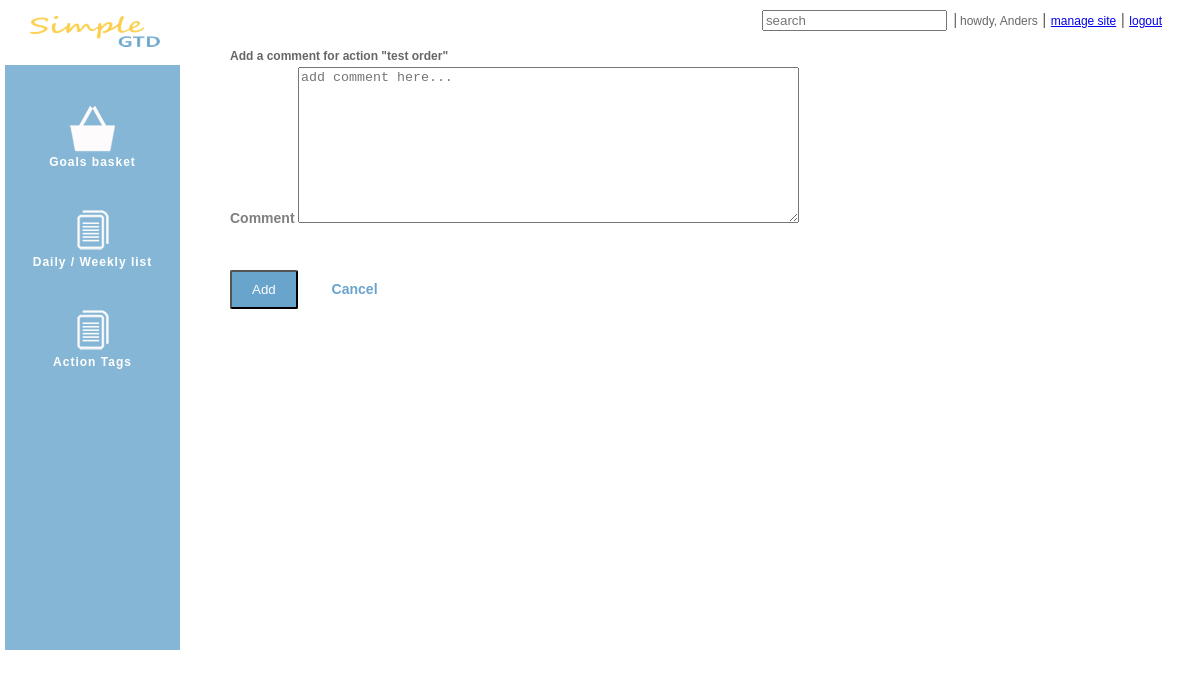
The app's page /action/29/comments/ (signed in), older data.
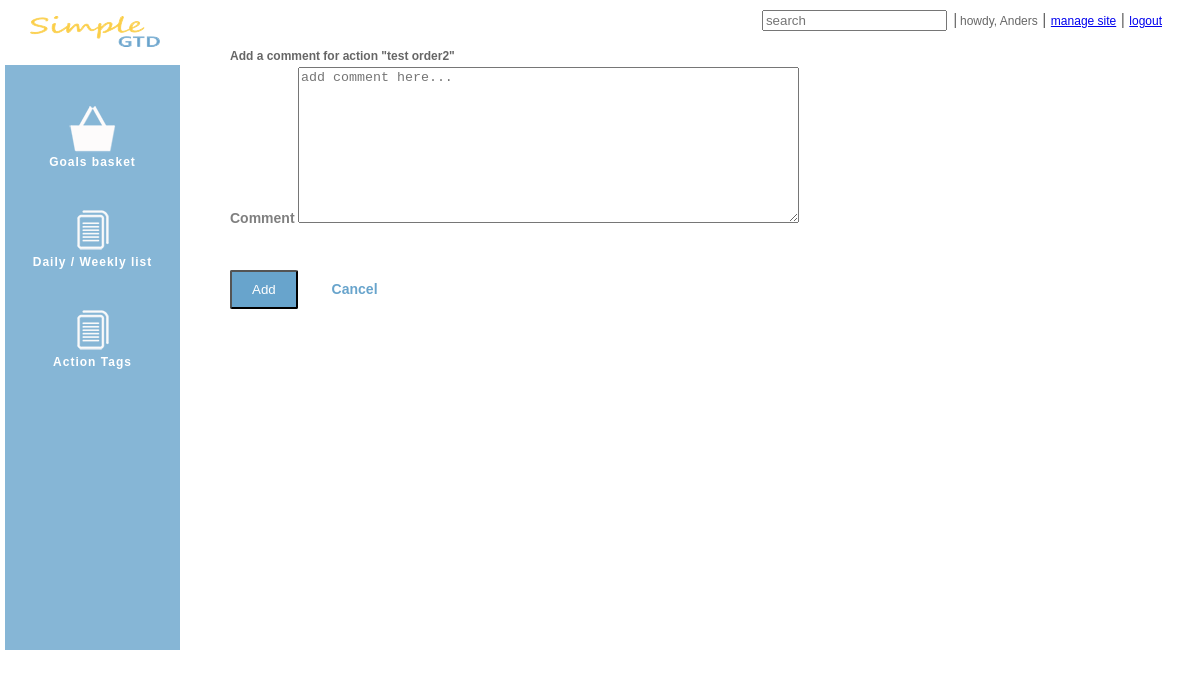
The same page, newer data.
### simgtd/models.py (models this page shows, shortened)
class Action(models.Model):
    subject = models.CharField(max_length=200)
    memo = models.TextField(max_length=1000, blank=True)
    hours = models.PositiveSmallIntegerField(default=0)
    minutes = models.PositiveSmallIntegerField(default=0)
    start_date = models.DateTimeField(null=True, blank=True)
    due_date = models.DateTimeField(null=True, blank=True)
    created_date = models.DateTimeField(editable=False, default=datetime.datetime.now)
    created_by = models.ForeignKey(User, default=Constants.user_admin)
    completed_date = models.DateTimeField(editable=False, null=True)
    week_offset = models.PositiveSmallIntegerField(default=0, null=True, blank=True)
    days = models.CharField(max_length=50, null=True, blank=True)
    status = models.ForeignKey(Status, default=Constants.status_not_started)
    goal = models.ForeignKey(Goal, null=True, blank=True)
    tags = TaggableManager()

### simgtd/views.py (the view)
# urls.py: url(r'^action/(?P<aid>\d+)/comments/$', views.action_comments),
@login_required
def action_comments(request, aid):
    action = user_actions(request).get(id=int(aid))
    return render_to_response('simgtd/action_comments.html',
                              RequestContext(request, {'action': action}))

### simgtd/views.py (called while the page is built)
def user_id(request):
    return request.user.id

def user_actions(request):
    return Action.objects.filter(created_by_id=user_id(request))

### templates/simgtd/action_comments.html (shortened to what this page needs)
{% extends "base.html" %}
{% block content %}
    <form action="/action/{{ action.id }}/new_comment" method="post">
        <div>
            <h2>Add a comment for action "{{ action.subject }}"</h2>
            <div class="field">
                <label class="field_label" for="comment">Comment</label>
                <textarea id="comment" name="comment" placeholder="add comment here..." rows="10" cols="60"></textarea>
            </div>
            <div class="field_button">
                <input type="submit" class="save" value="Add">
                <a href="/action/list" class="cancel">Cancel</a>
            </div>
        </div>
    </form>
{% endblock %}

Row changes from the older to the newer data that the page shows:
changed Action: subject "test order" → "test order2"
